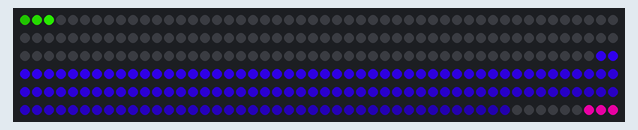
Recording of a sketch running on a simulated Arduino Uno, built with avr-gcc and run on an emulated ATmega328P. On the bench: 300 RGB LEDs in strip order, left to right, continuing on the next row. Dim RGB values are drawn brighter than linear; random numbers use the default seed unless the sketch sets one.

Above: at 0.14 s.
At 5.11 s:
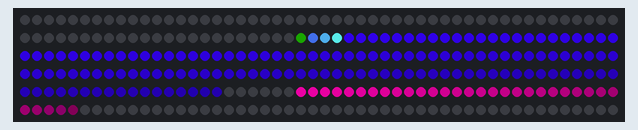
At 10.06 s:
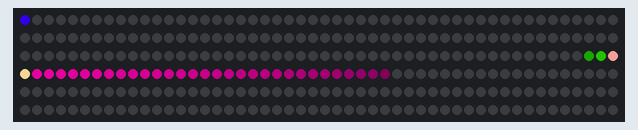
At 19.97 s:
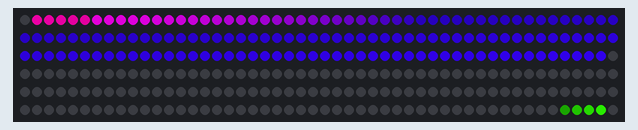
At 29.89 s:
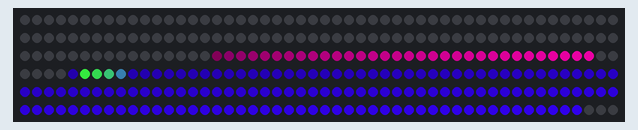
At 39.83 s:
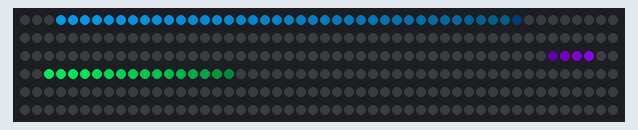

The sketch:

my_neopixel_animations.ino
```cpp
#include <Adafruit_NeoPixel.h>

#define NUMPIXELS 300 // Number of LEDs in strip

// Which pin on the Arduino is connected to the NeoPixels?
// On a Trinket or Gemma we suggest changing this to 1:
#define LED_PIN    6

// Hardware SPI: must be wired to specific pins
// (Arduino Uno = pin 11 for data, 13 for clock, other boards are different).
Adafruit_NeoPixel strip(NUMPIXELS, LED_PIN, NEO_GRB + NEO_KHZ800);

#include "Larsen1.h"

class BrightToDim
{
  int fadeAmount;     // amount to dim per fade interval
  int fadeIntervalMs;    // milliseconds between fade steps
  unsigned int ledIndex;  // where our led is

  // These maintain the current state
  unsigned long previousMillis;   // will store last time LED was updated
  uint8_t cRed = 0;
  uint8_t cGreen = 0;
  uint8_t cBlue = 0xFF;

  void decrement(uint8_t& val, uint8_t amount) {
    if( val > amount) {
      val -= amount;
    } else {
      val = 0;
    }
  }

  public:
    BrightToDim() {
      static unsigned int led_index = 0;

      ledIndex = led_index++;

      // 10% chance of on at initialize
      if( random(100) < 10 ) {
        cRed = random(255);
        cGreen = random(255);
        cBlue = random(255);
      } else {
        cRed = 0;
        cGreen = 0;
        cBlue = 0;
      }

      fadeAmount = 1;
      fadeIntervalMs = random(1,8);
    }

    BrightToDim(uint8_t c_red, uint8_t c_green, uint8_t c_blue, unsigned int led_index, int fade_amount, int fade_interval_ms) {
      cRed = c_red;
      cGreen = c_green;
      cBlue = c_blue;
      fadeAmount = fade_amount;
      fadeIntervalMs = fade_interval_ms;
      ledIndex = led_index;
      previousMillis = 0;
    }

    // returns false if the dot is black
    bool Update(unsigned long curMillis, Adafruit_NeoPixel& strip) {
      if( curMillis > previousMillis && curMillis - previousMillis > fadeIntervalMs ) {
        // time to update
        decrement(cRed, fadeAmount);
        decrement(cGreen, fadeAmount);
        decrement(cBlue, fadeAmount);
        previousMillis = curMillis;
        strip.setPixelColor(ledIndex, cRed, cGreen, cBlue);
        strip.show();
      }
      return cRed > 0 || cGreen > 0 || cBlue > 0;
    }

    void Reset( uint8_t c_red, uint8_t c_green, uint8_t c_blue, uint16_t idx, unsigned long curMillis, unsigned long delayMs ) {
      cRed = c_red;
      cGreen = c_green;
      cBlue = c_blue;
      ledIndex = idx;
      previousMillis = curMillis + delayMs;
    }

};


void setup() {

//  Serial.begin(9600);

  strip.begin(); // Initialize pins for output
  strip.show();  // Turn all LEDs off ASAP

  randomSeed(analogRead(0));
}

void doMulticolorStars(unsigned long duration) {
  const int NUMSTARS = NUMPIXELS / 10;
  BrightToDim stars[NUMSTARS];
  unsigned long now = millis();
  unsigned long end = now + duration;

  for(int i = 0; i < NUMSTARS; ++i) {
    stars[i].Reset(random(256),random(256),random(256), random(NUMPIXELS), now, random(0, 6000));
  }

  while( now < end ) {
    now = millis();
    for(int i = 0; i < NUMSTARS; ++i) {
      bool res = stars[i].Update(now, strip);
      if( !res ) {
        stars[i].Reset(random(256),random(256),random(256), random(NUMPIXELS), now, random(0, 6000));
      }
    }
  }
}

void doRedGreenStars(unsigned long duration) {
  const int NUMSTARS = NUMPIXELS / 10;
  BrightToDim stars[NUMSTARS];
  unsigned long now = millis();
  unsigned long end = now + duration;

  for(int i = 0; i < NUMSTARS; ++i) {
    uint8_t cflag = random(1, 3); // 1 or 2
    stars[i].Reset(255 * (cflag & 0x1),
                   255 * ((cflag & 0x2) >> 1),
                   0, random(NUMPIXELS), now, random(0, 6000));
  }

  while( now < end ) {
    now = millis();
    for(int i = 0; i < NUMSTARS; ++i) {
      bool res = stars[i].Update(now, strip);
      if( !res ) {
    uint8_t cflag = random(1, 3); // 1 or 2
    stars[i].Reset(255 * (cflag & 0x1),
                   255 * ((cflag & 0x2) >> 1),
                   0, random(NUMPIXELS), now, random(0, 6000));
      }
    }
  }
}

void doBlueWhiteStars(unsigned long duration) {
  const int NUMSTARS = NUMPIXELS / 10;
  BrightToDim stars[NUMSTARS];
  unsigned long now = millis();
  unsigned long end = now + duration;

  for(int i = 0; i < NUMSTARS; ++i) {
    uint8_t cflag = random(2); // 0 or 1
    stars[i].Reset(255 * cflag,
                   255 * cflag,
                   255, random(NUMPIXELS), now, random(0, 6000));
  }

  while( now < end ) {
    now = millis();
    for(int i = 0; i < NUMSTARS; ++i) {
      bool res = stars[i].Update(now, strip);
      if( !res ) {
    uint8_t cflag = random(2); // 0 or 1
    stars[i].Reset(255 * cflag,
                   255 * cflag,
                   255, random(NUMPIXELS), now, random(0, 6000));
      }
    }
  }
}

// Input a value 0 to 255 to get a color value.
// The colours are a transition r - g - b - back to r.
uint32_t Wheel(byte WheelPos) {
  WheelPos = 255 - WheelPos;
  if(WheelPos < 85) {
    return strip.Color(255 - WheelPos * 3, 0, WheelPos * 3);
  }
  if(WheelPos < 170) {
    WheelPos -= 85;
    return strip.Color(0, WheelPos * 3, 255 - WheelPos * 3);
  }
  WheelPos -= 170;
  return strip.Color(WheelPos * 3, 255 - WheelPos * 3, 0);
}

void rainbow(uint8_t wait) {
  uint16_t i, j;

  for(j=0; j<256; j++) {
    for(i=0; i<strip.numPixels(); i++) {
      strip.setPixelColor(i, Wheel((i+j) & 255));
    }
    strip.show();
    delay(wait);
  }
}

uint8_t check_collision(uint8_t d1, uint8_t d2, int16_t b1, int16_t b2, int16_t a1, int16_t a2) {
  return false;
  if( d1 != d2 ) {

    // ignore stuff right near the ends
    if( b1 < 2 || b2 < 2 || b1 > NUMPIXELS - 2 || b2 > NUMPIXELS - 2 ) {
//      return 0;
    }

    // if the befores are different and now they are the same, that's a collision
    // if they 'pass through' each other in one step that's a collision too
    if( (b1 != b2 && a1 == a2) ||
        ( b1 > b2 && a1 < a2 ) ||
        ( b1 < b2 && a1 > a2 ) ) {
      return 1;
    }
  }
  return 0;
}

void addToComposite(const uint8_t* const in, uint16_t hue, Adafruit_NeoPixel& strip ) {
  uint16_t redsum;
  uint16_t grnsum;
  uint16_t blusum;
  for( int i = 0; i < NUMPIXELS; ++i ) {
    // get rgb value for incoming hue/val data
    uint32_t newColor = Adafruit_NeoPixel::ColorHSV(hue, 0xFF, in[i]);
    // get existing values to add to
    uint32_t baseColor = strip.getPixelColor(i);
    redsum = ((newColor >> 16) & 0xFF) + ((baseColor >> 16) & 0xFF);
    grnsum = ((newColor >> 8) & 0xFF) + ((baseColor >> 8) & 0xFF);
    blusum = (newColor & 0xFF) + (baseColor & 0xFF);
    if( redsum > 255) redsum = 255;
    if( grnsum > 255) grnsum = 255;
    if( blusum > 255) blusum = 255;
    strip.setPixelColor(i, uint8_t(redsum), uint8_t(grnsum), uint8_t(blusum));
  }

}

uint16_t getHueDelta(const int32_t a, const int32_t b) {
  int32_t d = a - b;
  if( d < 0 ) {
    d *= -1;
  }
  if( d > 32767 ) {
    int32_t d1, d2;
    if( a > 32767 ) {
      d1 = 65536 - a;
    } else {
      d1 = a;
    }
    if( b > 32767 ) {
      d2 = 65536 - b;
    } else {
      d2 = b;
    }
    d = d1 + d2;
  }
  return d;
}

void doBounceLarsen(unsigned long duration) {
  unsigned long now = millis();
  unsigned long end = now + duration;
  const uint16_t hue1 = random(65536);
  uint16_t hue2 = random(65536);
  int32_t delta = getHueDelta(hue1, hue2);
  if( delta < 0 ) delta *= -1;
  const int16_t space = 10000;
  while( delta < space ) {
    hue2 = random(65536);
    delta = getHueDelta(hue1, hue2);
  }
  uint16_t hue3 = random(65536);
  delta = getHueDelta(hue2, hue3);
  int32_t delta2 = getHueDelta(hue1, hue3);
  while( delta < space  || delta2 < space) {
    hue3 = random(65536);
    delta = getHueDelta(hue2, hue3);
    delta2 = getHueDelta(hue1, hue3);
  }

  // min, max, len, speed, hue, mode
  Larsen1 l1(0, NUMPIXELS, 5, random(1, 15), hue1, random(4) & 14);
  Larsen1 l2(0, NUMPIXELS, random(5, 50), random(1, 15), hue2, random(4) & 14);
  Larsen1 l3(0, NUMPIXELS, random(5, 150), random(1, 15), hue3, random(4) & 14);
  l1.SetMaxBright(192);
  l2.SetMaxBright(192);
  l3.SetMaxBright(192);
  // second one starts at the far end
  l2.SetHeadPos(NUMPIXELS -1);
  l2.SetDirection( -1 );
  // third one starts in the middle
  l3.SetHeadPos(NUMPIXELS / 2);
  // middle one picks random direction
  if( random(2) ) {
    l3.SetDirection( -1 );
  }
  uint8_t valOut[NUMPIXELS];
  uint8_t updated = 0;
  uint8_t redraw = 0;
  uint16_t hueOut;

  while( now < end ) {
    now = millis();
    uint16_t redsum = 0;
    uint16_t grnsum = 0;
    uint16_t blusum = 0;
    int16_t l1_before = l1.GetHeadPos();
    int16_t l2_before = l2.GetHeadPos();
    int16_t l3_before = l3.GetHeadPos();
    bool res = l1.Update(now, valOut, hueOut, NUMPIXELS, updated);
    if( !res ) {
      l1.Reset(random(1, 50));
    }
    if( updated ) {
      redraw = 1;
    }

    res = l2.Update(now, valOut, hueOut, NUMPIXELS, updated);
    if( !res ) {
      l2.Reset(random(1, 50));
    }
    if( updated ) {
      redraw = 1;
    }

    res = l3.Update(now, valOut, hueOut, NUMPIXELS, updated);
    if( !res ) {
      l3.Reset(random(1, 50));
    }
    if( updated ) {
      redraw = 1;
    }

    if( redraw ) {
      // collision tests
      int16_t l1_after = l1.GetHeadPos();
      int16_t l2_after = l2.GetHeadPos();
      int16_t l3_after = l3.GetHeadPos();
      uint8_t l1_dir = l1.GetDirection();
      uint8_t l2_dir = l2.GetDirection();
      uint8_t l3_dir = l3.GetDirection();

      uint8_t reverse_flags = 0;
      if( check_collision(l1_dir, l2_dir, l1_before, l2_before, l1_after, l2_after) ) {
        if( random(100) < 30 ) {
          reverse_flags |= 0x1;
          reverse_flags |= 0x2;
        }
      }
      if( check_collision(l1_dir, l3_dir, l1_before, l3_before, l1_after, l3_after) ) {
        if( random(100) < 30 ) {
          reverse_flags |= 0x1;
          reverse_flags |= 0x4;
        }
      }
      if( check_collision(l2_dir, l3_dir, l2_before, l3_before, l2_after, l3_after) ) {
        if( random(100) < 30 ) {
          reverse_flags |= 0x2;
          reverse_flags |= 0x4;
        }
      }
      if( (reverse_flags & 0x1) == 0x1 ) {
        l1.Reverse();
      }
      if( (reverse_flags & 0x2) == 0x2 ) {
        l2.Reverse();
      }
      if( (reverse_flags & 0x4) == 0x4 ) {
        l3.Reverse();
      }

      strip.clear();

      l1.GetStripState(valOut, hueOut, NUMPIXELS);
      addToComposite(valOut, hueOut, strip);
      l2.GetStripState(valOut, hueOut, NUMPIXELS);
      addToComposite(valOut, hueOut, strip);
      l3.GetStripState(valOut, hueOut, NUMPIXELS);
      addToComposite(valOut, hueOut, strip);

      strip.show();
    }
  }

}


void doLarsen1(unsigned long now, Adafruit_NeoPixel& strip) {

  Larsen1 l(0, NUMPIXELS, random(10,70), 30, random(65536), 2);
  l.SetMaxBright(128);
  uint8_t valOut[NUMPIXELS];
  uint8_t updated = 0;
  uint16_t hueOut;

  while( l.Update(millis(), valOut, hueOut, NUMPIXELS, updated) ) {
    if( updated ) {
      for( int i = 0; i < NUMPIXELS; ++i ) {
        strip.setPixelColor(i, Adafruit_NeoPixel::ColorHSV(hueOut, 0xFF, valOut[i]));
      }
      strip.show();
    }
  }
}

void gammaTest() {

  int increment = 10;
  uint8_t val = 0;
  for(int i = 0; i < NUMPIXELS; ++i) {
    strip.setPixelColor(i, strip.gamma32(strip.Color(val, 0, 0)));
    val += increment;
  }
  strip.show();
}

void loop() {

//  rainbow(20);

  unsigned long now = millis();
//  doLarsen1(now, strip);
  doBounceLarsen(30000);
//  strip.clear(); strip.show();
//  doRedGreenStars(30000);
//  strip.clear(); strip.show();
//  doBounceLarsen(60000);
//  strip.clear(); strip.show();
//  doMulticolorStars(30000);
//  strip.clear(); strip.show();
//  doBounceLarsen(60000);
//  strip.clear(); strip.show();
//  doBlueWhiteStars(30000);
//  strip.clear(); strip.show();

  // more ideas:


}
```

Larsen1.cpp
```cpp
#include "Larsen1.h"

Larsen1::Larsen1() {
  Larsen1(0, 8, 4, 10, 0, 0);
}

Larsen1::Larsen1(uint16_t minIdx, uint16_t maxIdx, uint8_t aLength, uint8_t aSpeed, uint16_t aHue, uint8_t aMode) {
  previousMillis = 0;
  mHue = aHue;
  mMaxVal = 0xFF;
  mMinIdx = minIdx;
  mMaxIdx = maxIdx;
  mLength = aLength;
  mSpeed = aSpeed;
  mHeadDir = 1;
  mHeadPos = mMinIdx;
  mFadeStep = 255 / aLength;
  mMode = aMode;
  mHeadMin = mMinIdx;
  mHeadMax = mMaxIdx;

  if( (mMode & 0x1) == 0x1) {
    mHeadMin = mMinIdx - aLength;
    mHeadMax = mMaxIdx + aLength;
  }

}

// convert strip to uint8_t representing absolute VAL and have external code map it to rgb.
bool Larsen1::Update(unsigned long curMillis, uint8_t* strip, uint16_t& hueOut, const uint16_t stripLen, uint8_t& updated) {
  updated = 0;
  if( curMillis < previousMillis || curMillis - previousMillis < mSpeed ) {
    return true;
  }

  hueOut = mHue;
  for( uint16_t i = 0; i < stripLen; ++i ) {
    strip[i] = 0;
  }

  if( mSpeed == 0 ) {
    return false;
  }

  // advance head pos
  mHeadPos += mHeadDir;

  // light head
  if( mHeadPos >= mMinIdx && mHeadPos < mMaxIdx ) {
    strip[mHeadPos] = mMaxVal;
  }

  for( int16_t i = 0; i < mLength; ++i ) {
    int16_t curs = mHeadPos + (i * mHeadDir);
    if( curs >= 0 && curs < stripLen ) {
      // ok to draw
      int16_t res;
      if( mHeadPos > 0 ) {
        res = mMaxVal - (mFadeStep * i);
      } else {
        res = mMaxVal - (mFadeStep * (mLength - i));
      }
      if( 0 <= res ) {
        strip[curs] = res;
      } else {
        break;
      }
    }
  }

  // check if we need to change direction
  if( mHeadPos == mHeadMin || mHeadPos == mHeadMax) {
    mHeadDir *= -1;
    if( (mMode & 0x2) == 0x2 ) {
      mSpeed--;
    }
  }

  previousMillis = curMillis;
  updated = 1;
  return true;

}


void Larsen1::Reset(uint8_t aSpeed) {
  mSpeed = aSpeed;
}

void Larsen1::Reverse() {
  mHeadDir *= -1;
}

int8_t Larsen1::GetDirection() {
  return mHeadDir;
}

int16_t Larsen1::GetHeadPos() {
  return mHeadPos;
}

void Larsen1::SetMaxBright(uint8_t val) {
  mMaxVal = val;
}

void Larsen1::SetDirection(int8_t dir) {
  mHeadDir = dir;
}

void Larsen1::SetHeadPos(int16_t pos) {
  mHeadPos = pos;
}

void Larsen1::GetStripState(uint8_t* strip, uint16_t& hueOut, uint16_t stripLen) {
  hueOut = mHue;
  for( uint16_t i = 0; i < stripLen; ++i ) {
    strip[i] = 0;
  }
  for( int16_t i = 0; i < mLength; ++i ) {
    int16_t curs = mHeadPos - (i * mHeadDir);
    if( curs >= 0 && curs < stripLen ) {
      // ok to draw
      int16_t res;
      if( mHeadPos > 0 ) {
        res = mMaxVal - (mFadeStep * i);
      } else {
        res = mMaxVal - (mFadeStep * (mLength - i));
      }
      if( 0 <= res ) {
        strip[curs] = mMaxVal - (mFadeStep * i);
      } else {
        break;
      }
    }
  }
}
```

Larsen1.h
```cpp
#ifndef __LARSEN1_HEADER__
#define __LARSEN1_HEADER__

#include <stdint.h>
#include <Adafruit_NeoPixel.h>

class Larsen1 {
private:
  unsigned long previousMillis;   // will store last time LED was updated
  uint16_t mHue; // color of this scanner
  uint8_t mMaxVal; // max brightness
  uint16_t mMinIdx; // lower led idx bound for effect
  uint16_t mMaxIdx; // upper led idx bound for effect
  uint8_t mLength; // length of scanner tail
  uint8_t mSpeed;  // speed of scanner effect
  int16_t mHeadPos; // where the head of the scanner is
  int16_t mHeadMin; // where the head of the scanner turns around low end
  int16_t mHeadMax; // where the head of the scanner turns around high end
  int8_t  mHeadDir; // which direction the scanner is going, +1 or -1
  uint8_t mFadeStep; // change in brightness per index
  uint8_t mMode; // bit 1: bounce at edge or fall off, bit 2: speed up until quit
public:
    Larsen1();
    Larsen1(uint16_t minIdx, uint16_t maxIdx, uint8_t aLength, uint8_t aSpeed, uint16_t aHue, uint8_t aMode);

    // returns false if needs reset
    bool Update(unsigned long curMillis, Adafruit_NeoPixel& strip);
    // takes a 32-bit color array and len
    // updated: out param indicating if strip was modified
    bool Update(unsigned long curMillis, uint8_t* strip, uint16_t& hueOut, const uint16_t stripLen, uint8_t& updated);
    void Reset(uint8_t aSpeed);
    void Reverse();
    void SetMaxBright(uint8_t val);
    void SetDirection(int8_t dir);
    void SetHeadPos(int16_t pos);
    int8_t GetDirection();
    int16_t GetHeadPos();
    void GetStripState(uint8_t* strip, uint16_t& hueOut, uint16_t stripLen);
};
#endif __LARSEN1_HEADER__
```
